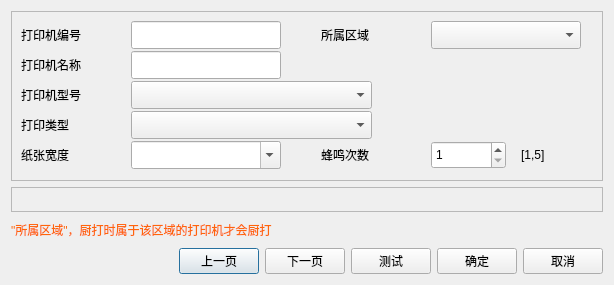
<?xml version="1.0" encoding="UTF-8"?>
<ui version="4.0">
 <class>w_bt_dish_Kitchenprinter_printerSet</class>
 <widget class="QDialog" name="w_bt_dish_Kitchenprinter_printerSet">
  <property name="geometry">
   <rect>
    <x>0</x>
    <y>0</y>
    <width>614</width>
    <height>285</height>
   </rect>
  </property>
  <property name="windowTitle">
   <string>Dialog</string>
  </property>
  <layout class="QVBoxLayout" name="verticalLayout">
   <item>
    <widget class="QFrame" name="frame">
     <property name="minimumSize">
      <size>
       <width>550</width>
       <height>170</height>
      </size>
     </property>
     <property name="frameShape">
      <enum>QFrame::StyledPanel</enum>
     </property>
     <property name="frameShadow">
      <enum>QFrame::Raised</enum>
     </property>
     <property name="outer_stylesheet" stdset="0">
      <string>frame_detail_show</string>
     </property>
     <widget class="QLabel" name="label_5">
      <property name="geometry">
       <rect>
        <x>10</x>
        <y>100</y>
        <width>100</width>
        <height>28</height>
       </rect>
      </property>
      <property name="text">
       <string>打印类型</string>
      </property>
     </widget>
     <widget class="lds_ComboBox" name="comboBox_printtype">
      <property name="geometry">
       <rect>
        <x>120</x>
        <y>70</y>
        <width>241</width>
        <height>28</height>
       </rect>
      </property>
     </widget>
     <widget class="QLabel" name="label_3">
      <property name="geometry">
       <rect>
        <x>10</x>
        <y>70</y>
        <width>100</width>
        <height>28</height>
       </rect>
      </property>
      <property name="text">
       <string>打印机型号</string>
      </property>
     </widget>
     <widget class="QLineEdit" name="lineEdit_name">
      <property name="geometry">
       <rect>
        <x>120</x>
        <y>40</y>
        <width>150</width>
        <height>28</height>
       </rect>
      </property>
     </widget>
     <widget class="QLabel" name="label_2">
      <property name="geometry">
       <rect>
        <x>10</x>
        <y>40</y>
        <width>100</width>
        <height>28</height>
       </rect>
      </property>
      <property name="text">
       <string>打印机名称</string>
      </property>
     </widget>
     <widget class="lds_ComboBox" name="comboBox_instype">
      <property name="geometry">
       <rect>
        <x>120</x>
        <y>100</y>
        <width>241</width>
        <height>28</height>
       </rect>
      </property>
     </widget>
     <widget class="QLabel" name="label">
      <property name="geometry">
       <rect>
        <x>10</x>
        <y>10</y>
        <width>100</width>
        <height>28</height>
       </rect>
      </property>
      <property name="text">
       <string>打印机编号</string>
      </property>
     </widget>
     <widget class="QLineEdit" name="lineEdit_no">
      <property name="geometry">
       <rect>
        <x>120</x>
        <y>10</y>
        <width>150</width>
        <height>28</height>
       </rect>
      </property>
     </widget>
     <widget class="QLabel" name="label_7">
      <property name="geometry">
       <rect>
        <x>10</x>
        <y>130</y>
        <width>100</width>
        <height>28</height>
       </rect>
      </property>
      <property name="text">
       <string>纸张宽度</string>
      </property>
     </widget>
     <widget class="lds_ComboBox" name="comboBox_paperwidth">
      <property name="geometry">
       <rect>
        <x>120</x>
        <y>130</y>
        <width>150</width>
        <height>28</height>
       </rect>
      </property>
      <property name="editable">
       <bool>true</bool>
      </property>
     </widget>
     <widget class="QLabel" name="label_ch_areano">
      <property name="geometry">
       <rect>
        <x>310</x>
        <y>10</y>
        <width>91</width>
        <height>28</height>
       </rect>
      </property>
      <property name="text">
       <string>所属区域</string>
      </property>
     </widget>
     <widget class="lds_ComboBox" name="comboBox_ch_areano">
      <property name="geometry">
       <rect>
        <x>420</x>
        <y>10</y>
        <width>150</width>
        <height>28</height>
       </rect>
      </property>
     </widget>
     <widget class="QLabel" name="label_XINYE_beep">
      <property name="geometry">
       <rect>
        <x>310</x>
        <y>130</y>
        <width>91</width>
        <height>28</height>
       </rect>
      </property>
      <property name="text">
       <string>蜂鸣次数</string>
      </property>
     </widget>
     <widget class="QSpinBox" name="spinBox_XINYE_beep">
      <property name="geometry">
       <rect>
        <x>420</x>
        <y>130</y>
        <width>75</width>
        <height>28</height>
       </rect>
      </property>
      <property name="minimum">
       <number>1</number>
      </property>
      <property name="maximum">
       <number>5</number>
      </property>
     </widget>
     <widget class="QLabel" name="label_XINYE_desc">
      <property name="geometry">
       <rect>
        <x>510</x>
        <y>130</y>
        <width>51</width>
        <height>28</height>
       </rect>
      </property>
      <property name="text">
       <string>[1,5]</string>
      </property>
     </widget>
    </widget>
   </item>
   <item>
    <widget class="w_bt_dish_kitchenprinter_printerset_port" name="frame_port_select">
     <property name="frameShape">
      <enum>QFrame::StyledPanel</enum>
     </property>
     <property name="frameShadow">
      <enum>QFrame::Raised</enum>
     </property>
     <property name="outer_stylesheet" stdset="0">
      <string>frame_detail_show</string>
     </property>
    </widget>
   </item>
   <item>
    <widget class="QLabel" name="label_ch_areano_2">
     <property name="styleSheet">
      <string notr="true">color:#ff650b;</string>
     </property>
     <property name="text">
      <string>&quot;所属区域&quot;，厨打时属于该区域的打印机才会厨打</string>
     </property>
    </widget>
   </item>
   <item>
    <layout class="QHBoxLayout" name="horizontalLayout">
     <item>
      <spacer name="horizontalSpacer">
       <property name="orientation">
        <enum>Qt::Horizontal</enum>
       </property>
       <property name="sizeHint" stdset="0">
        <size>
         <width>40</width>
         <height>20</height>
        </size>
       </property>
      </spacer>
     </item>
     <item>
      <widget class="lds_toolbar_button" name="pushButton_uppage">
       <property name="text">
        <string>上一页</string>
       </property>
       <property name="outer_stylesheet" stdset="0">
        <string>pushbutton</string>
       </property>
      </widget>
     </item>
     <item>
      <widget class="lds_toolbar_button" name="pushButton_nextpage">
       <property name="text">
        <string>下一页</string>
       </property>
       <property name="outer_stylesheet" stdset="0">
        <string>pushbutton</string>
       </property>
      </widget>
     </item>
     <item>
      <widget class="lds_toolbar_button" name="pushButton_test">
       <property name="text">
        <string>测试</string>
       </property>
       <property name="outer_stylesheet" stdset="0">
        <string>pushbutton</string>
       </property>
      </widget>
     </item>
     <item>
      <widget class="lds_toolbar_button" name="pushButton_ok">
       <property name="text">
        <string>确定</string>
       </property>
       <property name="outer_stylesheet" stdset="0">
        <string>pushbutton</string>
       </property>
      </widget>
     </item>
     <item>
      <widget class="lds_toolbar_button" name="pushButton_exit">
       <property name="text">
        <string>取消</string>
       </property>
       <property name="outer_stylesheet" stdset="0">
        <string>pushbutton</string>
       </property>
      </widget>
     </item>
    </layout>
   </item>
  </layout>
 </widget>
 <customwidgets>
  <customwidget>
   <class>lds_toolbar_button</class>
   <extends>QPushButton</extends>
   <header>lds_toolbar_button.h</header>
  </customwidget>
  <customwidget>
   <class>lds_ComboBox</class>
   <extends>QComboBox</extends>
   <header>lds_combobox.h</header>
  </customwidget>
  <customwidget>
   <class>w_bt_dish_kitchenprinter_printerset_port</class>
   <extends>QFrame</extends>
   <header>w_bt_dish_kitchenprinter_printerset_port.h</header>
   <container>1</container>
  </customwidget>
 </customwidgets>
 <resources/>
 <connections/>
</ui>
